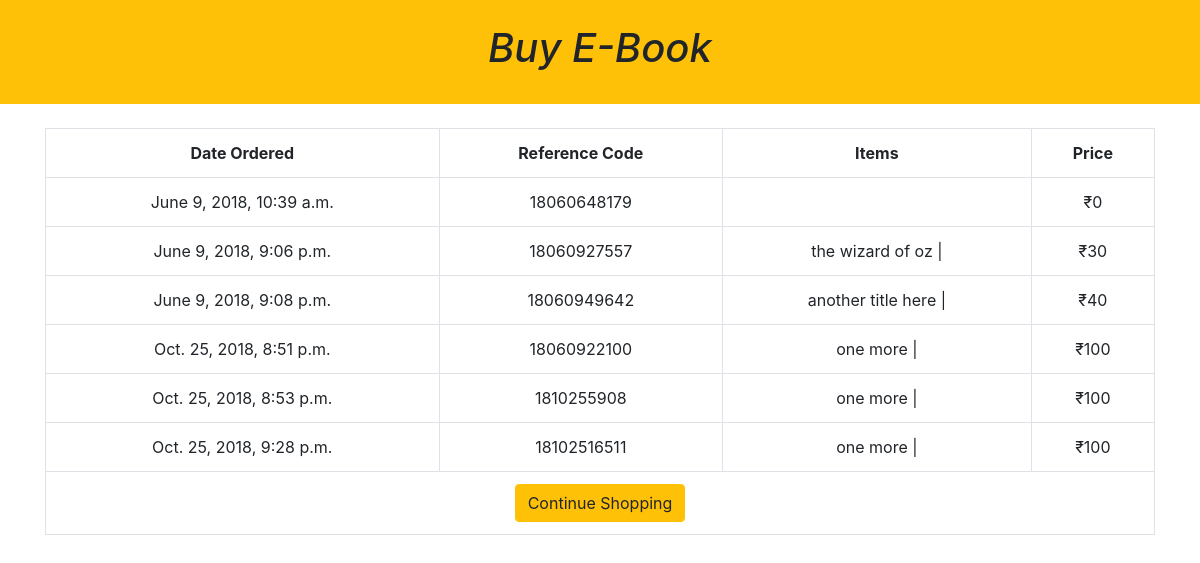
Screenshot of /profiles/profile/ (signed in) with the database file from the repository.
### shopping_cart/models.py (models this page shows, shortened)
class Order(models.Model):
    ref_code = models.CharField(max_length=15)
    owner = models.ForeignKey(Profile, on_delete=models.SET_NULL, null=True)
    is_ordered = models.BooleanField(default=False)
    items = models.ManyToManyField(OrderItem)
    date_ordered = models.DateTimeField(auto_now=True)
    def get_cart_total(self):
        return sum([item.product.price for item in self.items.all()])

class OrderItem(models.Model):
    product = models.OneToOneField(Product, on_delete=models.SET_NULL, null=True)
    is_ordered = models.BooleanField(default=False)
    date_added = models.DateTimeField(auto_now=True)
    date_ordered = models.DateTimeField(null=True)

### products/models.py (models this page shows, shortened)
class Product(models.Model):
    name = models.CharField(max_length=120)
    price = models.IntegerField()
    img_path = models.ImageField(upload_to="gallery")

### accounts/views.py (the view)
def my_profile(request):
	my_user_profile = Profile.objects.filter(user=request.user).first()
	my_orders = Order.objects.filter(is_ordered=True, owner=my_user_profile)
	context = {
		'my_orders': my_orders
	}
	return render(request, "profile.html", context)

### templates/profile.html
{% extends 'base.html' %}
{% block content %}
<table class="table table-hover table-bordered text-center">
      <tr class="text-center">
        <th>Date Ordered</th>
        <th>Reference Code</th>
        <th>Items</th>
        <th>Price</th>
      </tr>
      {% for order in my_orders %}
        <tr>
          <td>{{ order.date_ordered }}</td>
          <td>{{ order.ref_code }}</td>
          <td>
        	{% for item in order.items.all %}
        		{{ item.product.name }} |
      		{% endfor %}
      	  </td>
          <td>₹{{ order.get_cart_total }}</td>
        </tr>
      {% empty %}
        <tr>
          <td colspan= 4> You have no orders.</td>
        </tr>
      {% endfor %}
      <tr>
        <td colspan=4>
          <a href="{% url 'products:product-list' %}" class="btn btn-warning pull-left">
            {% if not order %}Continue Shopping{% else %}Add Items to Cart {% endif %}
          </a>
        </td>
      </tr>
    </table>
{% endblock content %}

### templates/base.html (shortened to what this page needs)
<!DOCTYPE html>
<html lang="en">
<head>
    <link href="https://stackpath.bootstrapcdn.com/bootstrap/4.1.1/css/bootstrap.min.css" rel="stylesheet">
    <link rel="stylesheet" href="https://use.fontawesome.com/releases/v5.0.13/css/all.css">
</head>
<body>
    <div style="background-color:#ffc107">
        <br>
       <center><b><i><h1> Buy E-Book</h1></i></b>
       </center>
        <br>
    </div>
    <br>
    <div class="container">
        {% block content %}{% endblock content %}
    </div>
</body>
</html>

### rows the page displays
Order: date_ordered "June 9, 2018, 10:39 a.m.", ref_code "18060648179", get_cart_total "0"
Order: date_ordered "June 9, 2018, 9:06 p.m.", ref_code "18060927557", get_cart_total "30"
OrderItem: product.name "the wizard of oz"
Order: date_ordered "June 9, 2018, 9:08 p.m.", ref_code "18060949642", get_cart_total "40"
OrderItem: product.name "another title here"
Order: date_ordered "Oct. 25, 2018, 8:51 p.m.", ref_code "18060922100", get_cart_total "100"
OrderItem: product.name "one more"
Order: date_ordered "Oct. 25, 2018, 8:53 p.m.", ref_code "1810255908", get_cart_total "100"
Order: date_ordered "Oct. 25, 2018, 9:28 p.m.", ref_code "18102516511", get_cart_total "100"
